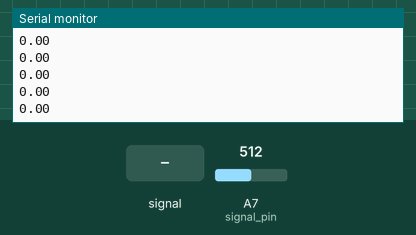
The sketch below on a simulated Arduino Nano, built with avr-gcc and run on an emulated ATmega328P. On the bench: the last lines printed to the serial monitor. The inputs (shaded band) are chosen by the test bench; at power-on: A7 (signal_pin) = 512.

Above: at 1.2 s.
1.3 s: A7 (signal_pin) fed a 200 Hz sine of ±81 counts around its level
At 1.33 s:
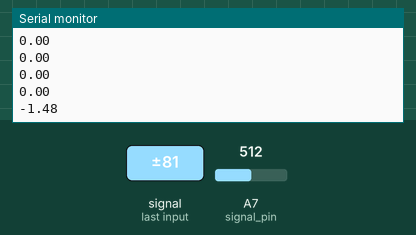
2.8 s: A7 (signal_pin) set to 716
At 2.85 s:
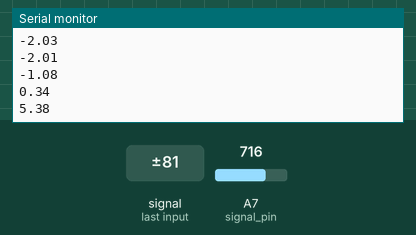
4.3 s: A7 (signal_pin) fed a 1000 Hz sine of ±255 counts around its level
At 4.41 s:
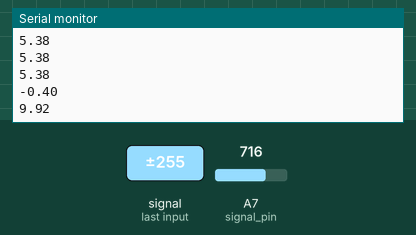
5.8 s: A7 (signal_pin) set to 900
At 5.83 s:
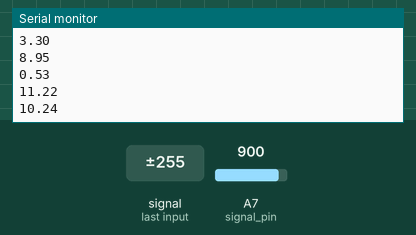
Timing chart, 0 to 8.3 s (numbered marks = the images above; inputs shaded):
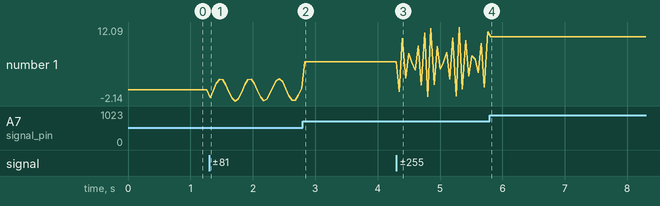

The sketch:

current_sensor.ino
```cpp
/*
  For the ACS712 5A
 */

int signal_pin = A7;

void setup() {
  Serial.begin(115200);
  pinMode(signal_pin, INPUT);
}

void loop() {
  int reading = analogRead(signal_pin);
  double voltage = ((float)reading / 1024) * 5;
  double current = (voltage - 2.5) / 0.185;
  Serial.println(current);
  delay(50);
}
```

Measured:
- after the input at 1.3 s, the serial monitor: prints a new line at once (image 1)
- after the input at 2.8 s, the serial monitor: prints a new line at once (image 2)
- after the input at 4.3 s, the serial monitor: prints a new line after 0.10 s (image 3)
- after the input at 5.8 s, the serial monitor: prints a new line at once (image 4)
- plotted number 1: 0 → 0.34 after the input at 1.3 s, 0.34 → 5.38 after the input at 2.8 s, 5.38 → 11.22 after the input at 4.3 s, 11.22 → 10.24 after the input at 5.8 s
